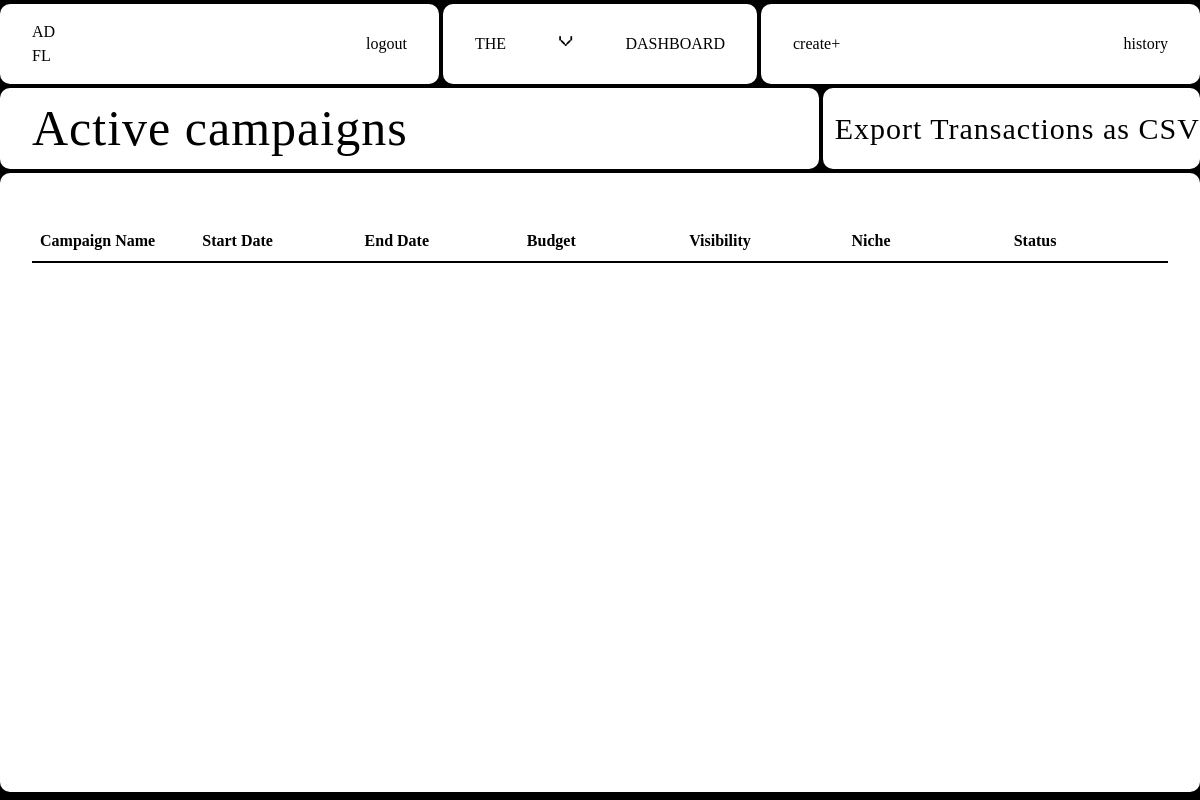
/sponsor/view_completed_campaigns (signed in), run on an earlier commit of the app's database.
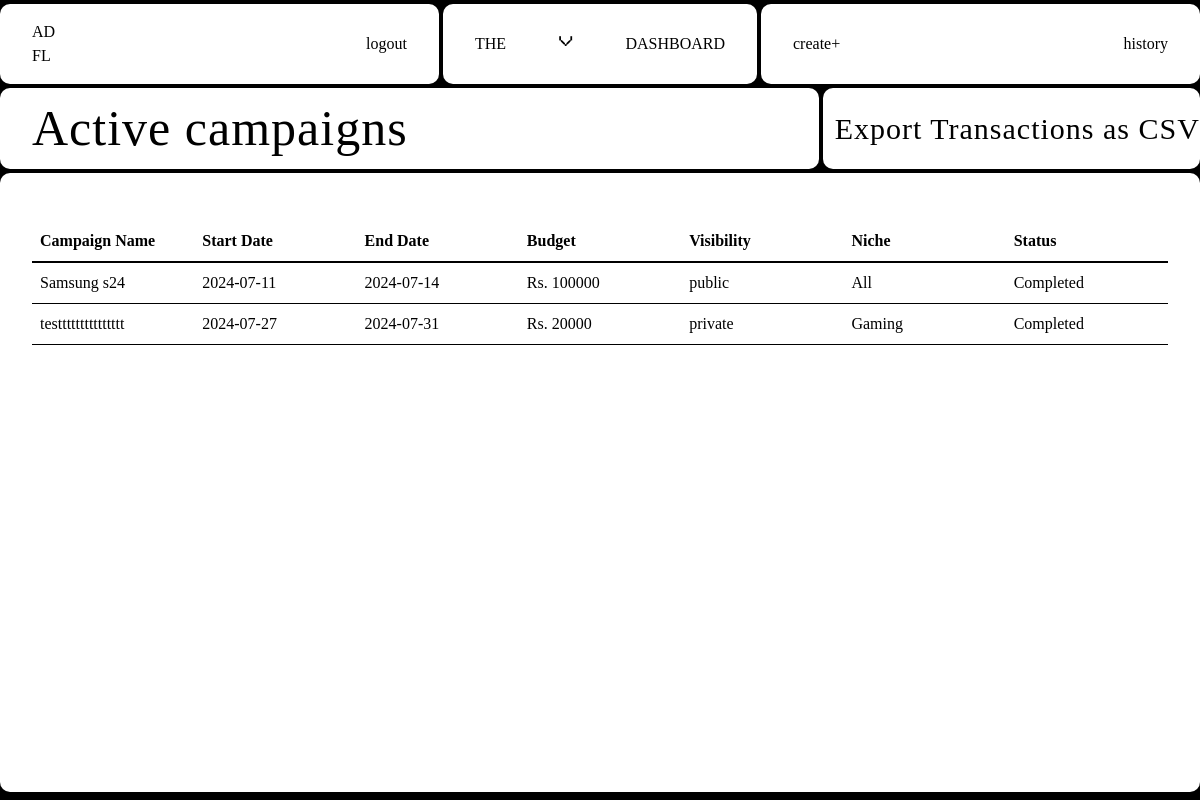
And on a later commit of the database.
### Adfluence/models.py (models this page shows)
class Campaign(db.Model):
    __tablename__ = "campaign"
    id = db.Column(db.Integer, primary_key=True)
    name = db.Column(db.String(40), nullable=False)
    description = db.Column(db.Text, nullable=False)
    start_date = db.Column(db.Date, nullable=False)
    end_date = db.Column(db.Date, nullable=False)
    budget = db.Column(db.Integer, nullable=False)
    visibility = db.Column(db.String(10), nullable=False)  # 'public' or 'private'
    goals = db.Column(db.Text, nullable=False)
    niche = db.Column(db.String(40), nullable=False)
    status = db.Column(db.String(20), nullable=False, default="Incomplete")
    flagged = db.Column(db.Boolean, default=False)
    user_id = db.Column(db.Integer, db.ForeignKey("user.id"), nullable=False)
    ad_requests = db.relationship(
        "AdRequest", backref="campaign", cascade="all, delete-orphan"
    )
    campaign_requests = db.relationship(
        "campaignRequest", backref="campaign", cascade="all, delete-orphan"
    )

### Adfluence/sponsor.py (the view)
@sponsor.route("/view_completed_campaigns")
@role_required("Sponsor")
@login_required
def view_completed_campaigns():
    campaigns = Campaign.query.filter_by(status="Completed").all()
    return render_template(
        "Sponsor/view_completed_campaigns.html", campaigns=campaigns, user=current_user
    )

### Adfluence/views.py (called while the page is built)
def role_required(role):
    def decorator(f):
        @wraps(f)
        def decorated_function(*args, **kwargs):
            if current_user.role != role:
                abort(403)
            return f(*args, **kwargs)
        return decorated_function
    return decorator

### Adfluence/templates/Sponsor/view_completed_campaigns.html (shortened to what this page needs)
{% extends "base.html" %} {% block head %}
<link
  rel="stylesheet"
  href="{{ url_for('static', filename='src/sponsor_css/view_campaigns.css') }}"
/>
{% endblock %} {% block content %}
<div class="container">
  <nav>
    <div class="nav-1">
      <a href="{{ url_for('sponsor.dashboard') }}" class="logo view">
        AD <br />
        FL
      </a>
      <a href="{{ url_for('views.logout') }}" class="view">logout</a>
    </div>
    <div class="nav-2">
      <p class="menu-button view">the</p>
      <p class="x">v</p>
      <p class="menu-button view">dashboard</p>
    </div>
    <div class="nav-3">
      {% if user.flagged == False %}
      <a href="{{ url_for('sponsor.createCampaign') }}" class="view">create+</a>
      {% endif %}
      <a
        href="{{ url_for('sponsor.payment_history',user_id=current_user.id) }}"
        class="view"
      >
        history
      </a>
    </div>
  </nav>
  <div class="content-wrapper">
    <div class="header-wrapper">
      <div class="header-1">
        <h1>Active campaigns</h1>
      </div>
      <div class="header-2">
        <div class="marquee">
          <span>
            <a href="{{ url_for('sponsor.export_csv')}}">
              Export Transactions as CSV &nbsp; Export Transactions as CSV
              &nbsp; Export Transactions as CSV &nbsp; Export Transactions as
              CSV &nbsp; Export Transactions as CSV &nbsp; Export Transactions
              as CSV &nbsp; Export Transactions as CSV &nbsp; Export
              Transactions as CSV &nbsp; Export Transactions as CSV &nbsp;
            </a>
          </span>
        </div>
      </div>
    </div>
    <div class="table-wrapper">
      <table class="first-table">
        <thead>
          <tr>
            <th>Campaign Name</th>
            <th>Start Date</th>
            <th>End Date</th>
            <th>Budget</th>
            <th>Visibility</th>
            <th>Niche</th>
            <th>Status</th>
          </tr>
        </thead>
        <tbody>
          {% for campaign in campaigns %}
          <tr>
            <td>
              <a
                href="{{ url_for('sponsor.view_completed_campaign', campaign_id=campaign.id) }}"
                class="view"
                >{{ campaign.name }}</a
              >
            </td>
            <td>{{ campaign.start_date.strftime('%Y-%m-%d') }}</td>
            <td>{{ campaign.end_date.strftime('%Y-%m-%d') }}</td>
            <td>Rs. {{ campaign.budget }}</td>
            <td>{{ campaign.visibility }}</td>
            <td>{{ campaign.niche }}</td>
            <td>{{ campaign.status }}</td>
          </tr>
          {% endfor %}
        </tbody>
      </table>
    </div>
  </div>
  {% endblock %}

### Adfluence/templates/base.html (shortened to what this page needs)
<!DOCTYPE html>
<html>
  <head>
    <link
      rel="stylesheet"
      href="{{ url_for('static', filename='css/main.css') }}"
    />
    <link
      rel="stylesheet"
      href="{{ url_for('static', filename='src/input.css') }}"
    />
    {% block head %}{% endblock %}
  </head>
  <body>
    {% block content %} {% endblock %}
  </body>
</html>

### Adfluence/static/css/main.css (style rules this page uses)
html, :host { line-height: 1.5; -webkit-text-size-adjust: 100%; -moz-tab-size: 4; -o-tab-size: 4; tab-size: 4; font-family: ui-sans-serif, system-ui, sans-serif, "Apple Color Emoji", "Segoe UI Emoji", "Segoe UI Symbol", "Noto Color Emoji"; font-feature-settings: normal; font-variation-settings: normal; -webkit-tap-highlight-color: transparent; }
body { margin: 0; line-height: inherit; }
h1, h2, h3, h4, h5, h6 { font-size: inherit; font-weight: inherit; }
a { color: inherit; text-decoration: inherit; }
table { text-indent: 0; border-color: inherit; border-collapse: collapse; }
blockquote, dl, dd, h1, h2, h3, h4, h5, h6, hr, figure, p, pre { margin: 0; }
.container { width: 100%; }
@media (min-width: 640px) { .container { max-width: 640px; } }
@media (min-width: 768px) { .container { max-width: 768px; } }
@media (min-width: 1024px) { .container { max-width: 1024px; } }
* { margin: 0; padding: 0; }

### Adfluence/static/src/input.css (style rules this page uses)
* { margin: 0; padding: 0; }

### Adfluence/static/src/sponsor_css/view_campaigns.css (style rules this page uses)
* { margin: 0; padding: 0; box-sizing: border-box; }
html, body { width: 100%; height: 100%; background-color: #000; font-family: "Arame"; overflow: hidden; }
p { text-transform: uppercase; }
.x { font-family: sk; margin-top: -10px; font-size: 14px; }
.container { width: 100%; height: 100vh; max-width: 3840px; margin: 0 auto; display: flex; flex-direction: column; gap: 0.25em; }
nav { width: 100%; flex: 1; display: flex; gap: 0.25em; padding: 0.25em 0 0 0; background-color: #000; }
nav > div { display: flex; justify-content: space-between; align-items: center; padding: 1em 2em; background: #fff; color: #000; border-radius: 10px; }
.nav-1 { flex: 3; }
.nav-2 { flex: 2; }
.view { cursor: pointer; transition: all 0.2s ease-out; font-family: "Arame"; }
.nav-3 { flex: 3; }
.content-wrapper { flex: 12; width: 100%; height: 100%; display: flex; flex-direction: column; padding: 0 0 0.5em 0; background-color: #000; gap: 0.25em; overflow: hidden; }
.header-wrapper { display: flex; gap: 0.25em; }
.header-1 { flex: 8; background-color: #fff; color: #000; border-radius: 10px; text-align: left; padding: 0.2em 2em; }
.header-1 h1 { font-family: up; font-size: 50px; letter-spacing: 1px; }
.header-2 { flex: 4; position: relative; background-color: #fff; border-radius: 10px; display: flex; justify-content: center; transition: all 0.2s ease-out; }
.marquee { width: 100%; position: absolute; padding: 1em 0; overflow: hidden; z-index: 3; display: flex; align-items: center; white-space: nowrap; margin: 0 auto; bottom: 2px; }
.marquee span { font-family: up; font-weight: normal; letter-spacing: 1px; font-size: 30px; transform: translateX(12px); transition: transform 0.5s ease-in-out; cursor: pointer; }
.marquee a { text-decoration: none; color: inherit; }
.table-wrapper { width: 100%; height: 100vh; overflow-x: auto; overflow-y: auto; display: flex; justify-content: center; border-radius: 10px; background: #fff; padding: 3em 2em; }
.first-table { width: 100%; border-collapse: collapse; table-layout: fixed; height: fit-content; }
.first-table th { position: sticky; top: 0; z-index: 1; background-color: #fff; padding: 0.5em 0.5em; border-bottom: 2px solid #000; text-align: left; font-size: 16px; }
.first-table td { padding: 0.5em 0.5em; border-bottom: 1px solid #000; text-align: left; vertical-align: top; word-wrap: break-word; white-space: normal; font-size: 16px; }

What changed in the data, as far as the page shows it:
now on this page (row edited): Campaign: name "Samsung s24", start_date "2024-07-11", end_date "2024-07-14", budget "100000", visibility "public", niche "All", status "Completed"
added Campaign: name "testtttttttttttttt", start_date "2024-07-27", end_date "2024-07-31", budget "20000", visibility "private", niche "Gaming", status "Completed"
